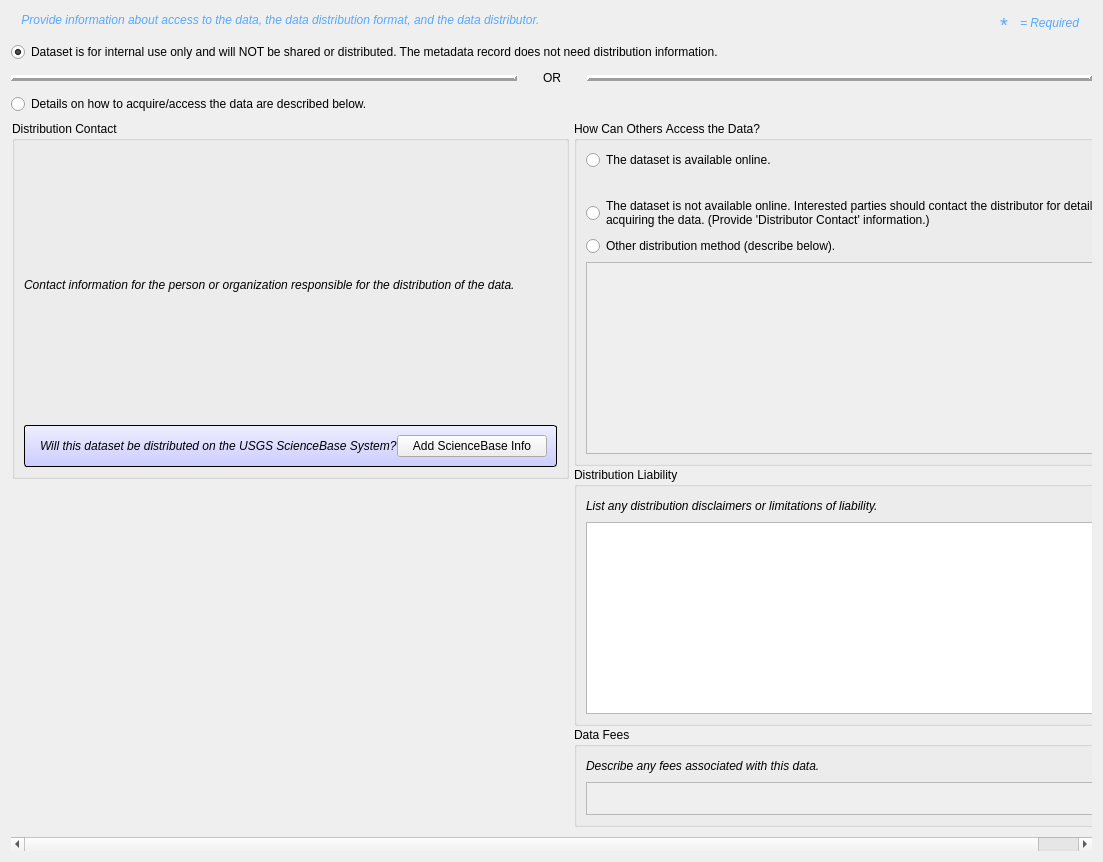
<?xml version="1.0" encoding="UTF-8"?>
<ui version="4.0">
 <class>fgdc_distinfo</class>
 <widget class="QWidget" name="fgdc_distinfo">
  <property name="geometry">
   <rect>
    <x>0</x>
    <y>0</y>
    <width>1103</width>
    <height>862</height>
   </rect>
  </property>
  <property name="windowTitle">
   <string>Form</string>
  </property>
  <layout class="QVBoxLayout" name="verticalLayout_10">
   <item>
    <widget class="QWidget" name="widget" native="true">
     <property name="sizePolicy">
      <sizepolicy hsizetype="Preferred" vsizetype="Fixed">
       <horstretch>0</horstretch>
       <verstretch>0</verstretch>
      </sizepolicy>
     </property>
     <property name="minimumSize">
      <size>
       <width>0</width>
       <height>25</height>
      </size>
     </property>
     <layout class="QHBoxLayout" name="horizontalLayout">
      <property name="leftMargin">
       <number>10</number>
      </property>
      <property name="topMargin">
       <number>2</number>
      </property>
      <property name="rightMargin">
       <number>2</number>
      </property>
      <property name="bottomMargin">
       <number>2</number>
      </property>
      <item>
       <widget class="QLabel" name="label_5">
        <property name="sizePolicy">
         <sizepolicy hsizetype="Fixed" vsizetype="Minimum">
          <horstretch>0</horstretch>
          <verstretch>0</verstretch>
         </sizepolicy>
        </property>
        <property name="minimumSize">
         <size>
          <width>15</width>
          <height>0</height>
         </size>
        </property>
        <property name="maximumSize">
         <size>
          <width>16777215</width>
          <height>20</height>
         </size>
        </property>
        <property name="font">
         <font>
          <family>Arial</family>
          <pointsize>9</pointsize>
          <weight>50</weight>
          <italic>false</italic>
          <bold>false</bold>
         </font>
        </property>
        <property name="toolTip">
         <string>Required</string>
        </property>
        <property name="text">
         <string>&lt;html&gt;&lt;head/&gt;&lt;body&gt;&lt;p&gt;&lt;span style=&quot; font-style:italic; color:#55aaff;&quot;&gt;Provide information about access to the data, the data distribution format, and the data distributor.&lt;/span&gt;&lt;/p&gt;&lt;/body&gt;&lt;/html&gt;</string>
        </property>
        <property name="textFormat">
         <enum>Qt::RichText</enum>
        </property>
        <property name="scaledContents">
         <bool>false</bool>
        </property>
        <property name="alignment">
         <set>Qt::AlignHCenter|Qt::AlignTop</set>
        </property>
        <property name="margin">
         <number>0</number>
        </property>
        <property name="indent">
         <number>0</number>
        </property>
       </widget>
      </item>
      <item>
       <spacer name="horizontalSpacer">
        <property name="orientation">
         <enum>Qt::Horizontal</enum>
        </property>
        <property name="sizeType">
         <enum>QSizePolicy::Expanding</enum>
        </property>
        <property name="sizeHint" stdset="0">
         <size>
          <width>0</width>
          <height>20</height>
         </size>
        </property>
       </spacer>
      </item>
      <item>
       <widget class="QWidget" name="widget_2" native="true">
        <property name="sizePolicy">
         <sizepolicy hsizetype="Fixed" vsizetype="Preferred">
          <horstretch>0</horstretch>
          <verstretch>0</verstretch>
         </sizepolicy>
        </property>
        <property name="minimumSize">
         <size>
          <width>100</width>
          <height>0</height>
         </size>
        </property>
        <layout class="QVBoxLayout" name="verticalLayout_7">
         <property name="leftMargin">
          <number>0</number>
         </property>
         <property name="topMargin">
          <number>0</number>
         </property>
         <property name="rightMargin">
          <number>0</number>
         </property>
         <property name="bottomMargin">
          <number>0</number>
         </property>
         <item>
          <layout class="QHBoxLayout" name="horizontalLayout_3">
           <property name="spacing">
            <number>0</number>
           </property>
           <property name="leftMargin">
            <number>5</number>
           </property>
           <property name="rightMargin">
            <number>5</number>
           </property>
           <item>
            <widget class="QLabel" name="label_4">
             <property name="sizePolicy">
              <sizepolicy hsizetype="Fixed" vsizetype="Minimum">
               <horstretch>0</horstretch>
               <verstretch>0</verstretch>
              </sizepolicy>
             </property>
             <property name="minimumSize">
              <size>
               <width>15</width>
               <height>0</height>
              </size>
             </property>
             <property name="maximumSize">
              <size>
               <width>16777215</width>
               <height>20</height>
              </size>
             </property>
             <property name="font">
              <font>
               <family>Arial</family>
               <pointsize>9</pointsize>
               <weight>50</weight>
               <italic>false</italic>
               <bold>false</bold>
              </font>
             </property>
             <property name="toolTip">
              <string>Required</string>
             </property>
             <property name="text">
              <string>&lt;html&gt;&lt;head/&gt;&lt;body&gt;&lt;p&gt;&lt;span style=&quot; font-size:15pt; color:#55aaff;&quot;&gt;*&lt;/span&gt;&lt;/p&gt;&lt;/body&gt;&lt;/html&gt;</string>
             </property>
             <property name="textFormat">
              <enum>Qt::RichText</enum>
             </property>
             <property name="scaledContents">
              <bool>true</bool>
             </property>
             <property name="alignment">
              <set>Qt::AlignBottom|Qt::AlignLeading|Qt::AlignLeft</set>
             </property>
             <property name="margin">
              <number>0</number>
             </property>
             <property name="indent">
              <number>0</number>
             </property>
            </widget>
           </item>
           <item>
            <widget class="QLabel" name="label_3">
             <property name="sizePolicy">
              <sizepolicy hsizetype="Fixed" vsizetype="Minimum">
               <horstretch>0</horstretch>
               <verstretch>0</verstretch>
              </sizepolicy>
             </property>
             <property name="maximumSize">
              <size>
               <width>16777215</width>
               <height>20</height>
              </size>
             </property>
             <property name="font">
              <font>
               <family>Arial</family>
               <pointsize>9</pointsize>
               <weight>50</weight>
               <italic>false</italic>
               <bold>false</bold>
              </font>
             </property>
             <property name="toolTip">
              <string>Required</string>
             </property>
             <property name="text">
              <string>&lt;html&gt;&lt;head/&gt;&lt;body&gt;&lt;p&gt;&lt;span style=&quot; font-style:italic; color:#55aaff;&quot;&gt;= Required&lt;/span&gt;&lt;/p&gt;&lt;/body&gt;&lt;/html&gt;</string>
             </property>
             <property name="textFormat">
              <enum>Qt::RichText</enum>
             </property>
             <property name="scaledContents">
              <bool>false</bool>
             </property>
             <property name="alignment">
              <set>Qt::AlignLeading|Qt::AlignLeft|Qt::AlignVCenter</set>
             </property>
             <property name="margin">
              <number>0</number>
             </property>
             <property name="indent">
              <number>0</number>
             </property>
            </widget>
           </item>
          </layout>
         </item>
        </layout>
       </widget>
      </item>
     </layout>
    </widget>
   </item>
   <item>
    <layout class="QVBoxLayout" name="verticalLayout_2">
     <item>
      <widget class="QRadioButton" name="radio_distno">
       <property name="text">
        <string>Dataset is for internal use only and will NOT be shared or distributed. The metadata record does not need distribution information.</string>
       </property>
       <property name="checked">
        <bool>true</bool>
       </property>
      </widget>
     </item>
     <item>
      <layout class="QHBoxLayout" name="horizontalLayout_9">
       <property name="sizeConstraint">
        <enum>QLayout::SetMaximumSize</enum>
       </property>
       <item>
        <widget class="Line" name="line">
         <property name="sizePolicy">
          <sizepolicy hsizetype="Expanding" vsizetype="Fixed">
           <horstretch>0</horstretch>
           <verstretch>0</verstretch>
          </sizepolicy>
         </property>
         <property name="maximumSize">
          <size>
           <width>16777215</width>
           <height>100</height>
          </size>
         </property>
         <property name="frameShadow">
          <enum>QFrame::Raised</enum>
         </property>
         <property name="lineWidth">
          <number>3</number>
         </property>
         <property name="orientation">
          <enum>Qt::Horizontal</enum>
         </property>
        </widget>
       </item>
       <item>
        <layout class="QHBoxLayout" name="horizontalLayout_10">
         <item>
          <spacer name="horizontalSpacer_2">
           <property name="orientation">
            <enum>Qt::Horizontal</enum>
           </property>
           <property name="sizeType">
            <enum>QSizePolicy::Fixed</enum>
           </property>
           <property name="sizeHint" stdset="0">
            <size>
             <width>20</width>
             <height>20</height>
            </size>
           </property>
          </spacer>
         </item>
         <item>
          <widget class="QLabel" name="label">
           <property name="maximumSize">
            <size>
             <width>16777215</width>
             <height>100</height>
            </size>
           </property>
           <property name="text">
            <string>OR</string>
           </property>
          </widget>
         </item>
         <item>
          <spacer name="horizontalSpacer_7">
           <property name="orientation">
            <enum>Qt::Horizontal</enum>
           </property>
           <property name="sizeType">
            <enum>QSizePolicy::Fixed</enum>
           </property>
           <property name="sizeHint" stdset="0">
            <size>
             <width>20</width>
             <height>20</height>
            </size>
           </property>
          </spacer>
         </item>
        </layout>
       </item>
       <item>
        <widget class="Line" name="line_2">
         <property name="sizePolicy">
          <sizepolicy hsizetype="Expanding" vsizetype="Fixed">
           <horstretch>0</horstretch>
           <verstretch>0</verstretch>
          </sizepolicy>
         </property>
         <property name="maximumSize">
          <size>
           <width>16777215</width>
           <height>100</height>
          </size>
         </property>
         <property name="frameShadow">
          <enum>QFrame::Raised</enum>
         </property>
         <property name="lineWidth">
          <number>3</number>
         </property>
         <property name="orientation">
          <enum>Qt::Horizontal</enum>
         </property>
        </widget>
       </item>
      </layout>
     </item>
     <item>
      <widget class="QRadioButton" name="radio_distyes">
       <property name="text">
        <string>Details on how to acquire/access the data are described below.</string>
       </property>
      </widget>
     </item>
    </layout>
   </item>
   <item>
    <widget class="QScrollArea" name="scrollArea">
     <property name="font">
      <font>
       <kerning>false</kerning>
      </font>
     </property>
     <property name="frameShape">
      <enum>QFrame::NoFrame</enum>
     </property>
     <property name="widgetResizable">
      <bool>true</bool>
     </property>
     <widget class="QWidget" name="scrollAreaWidgetContents">
      <property name="geometry">
       <rect>
        <x>0</x>
        <y>0</y>
        <width>1068</width>
        <height>717</height>
       </rect>
      </property>
      <layout class="QVBoxLayout" name="verticalLayout_3">
       <property name="spacing">
        <number>0</number>
       </property>
       <property name="leftMargin">
        <number>0</number>
       </property>
       <property name="topMargin">
        <number>0</number>
       </property>
       <property name="rightMargin">
        <number>0</number>
       </property>
       <property name="bottomMargin">
        <number>0</number>
       </property>
       <item>
        <widget class="QWidget" name="widget_distinfo" native="true">
         <property name="minimumSize">
          <size>
           <width>0</width>
           <height>0</height>
          </size>
         </property>
         <layout class="QHBoxLayout" name="horizontalLayout_2">
          <property name="leftMargin">
           <number>0</number>
          </property>
          <property name="topMargin">
           <number>0</number>
          </property>
          <property name="rightMargin">
           <number>0</number>
          </property>
          <property name="bottomMargin">
           <number>0</number>
          </property>
          <item>
           <widget class="QWidget" name="two_column" native="true">
            <layout class="QHBoxLayout" name="horizontalLayout_4">
             <property name="spacing">
              <number>3</number>
             </property>
             <property name="leftMargin">
              <number>0</number>
             </property>
             <property name="topMargin">
              <number>0</number>
             </property>
             <property name="rightMargin">
              <number>0</number>
             </property>
             <property name="bottomMargin">
              <number>0</number>
             </property>
             <item>
              <widget class="QWidget" name="two_column_left" native="true">
               <layout class="QVBoxLayout" name="verticalLayout_5">
                <property name="spacing">
                 <number>1</number>
                </property>
                <property name="leftMargin">
                 <number>1</number>
                </property>
                <property name="topMargin">
                 <number>1</number>
                </property>
                <property name="rightMargin">
                 <number>1</number>
                </property>
                <property name="bottomMargin">
                 <number>1</number>
                </property>
                <item>
                 <widget class="QGroupBox" name="fgdc_distrib">
                  <property name="sizePolicy">
                   <sizepolicy hsizetype="Preferred" vsizetype="Expanding">
                    <horstretch>0</horstretch>
                    <verstretch>0</verstretch>
                   </sizepolicy>
                  </property>
                  <property name="title">
                   <string>Distribution Contact</string>
                  </property>
                  <layout class="QVBoxLayout" name="verticalLayout_4">
                   <item>
                    <widget class="QLabel" name="label_2">
                     <property name="minimumSize">
                      <size>
                       <width>0</width>
                       <height>20</height>
                      </size>
                     </property>
                     <property name="styleSheet">
                      <string notr="true">font: italic;</string>
                     </property>
                     <property name="text">
                      <string>Contact information for the person or organization responsible for the distribution of the data.</string>
                     </property>
                     <property name="wordWrap">
                      <bool>true</bool>
                     </property>
                    </widget>
                   </item>
                   <item>
                    <widget class="QFrame" name="frame">
                     <property name="sizePolicy">
                      <sizepolicy hsizetype="Preferred" vsizetype="Fixed">
                       <horstretch>0</horstretch>
                       <verstretch>0</verstretch>
                      </sizepolicy>
                     </property>
                     <property name="styleSheet">
                      <string notr="true">QFrame#frame{ 
font: 75 10pt &quot;Arial&quot;;
border: 1px solid black;
border-radius: 3px;
background: QLinearGradient(x1: 0, y1: 0, x2: 0, y2: 1, stop: 0 #eef, stop: 1 #ccf);
}
</string>
                     </property>
                     <property name="frameShape">
                      <enum>QFrame::StyledPanel</enum>
                     </property>
                     <property name="frameShadow">
                      <enum>QFrame::Raised</enum>
                     </property>
                     <layout class="QHBoxLayout" name="horizontalLayout_8">
                      <property name="spacing">
                       <number>0</number>
                      </property>
                      <property name="leftMargin">
                       <number>0</number>
                      </property>
                      <property name="topMargin">
                       <number>0</number>
                      </property>
                      <property name="rightMargin">
                       <number>0</number>
                      </property>
                      <property name="bottomMargin">
                       <number>0</number>
                      </property>
                      <item>
                       <layout class="QVBoxLayout" name="verticalLayout_11">
                        <property name="leftMargin">
                         <number>9</number>
                        </property>
                        <property name="topMargin">
                         <number>9</number>
                        </property>
                        <property name="rightMargin">
                         <number>9</number>
                        </property>
                        <property name="bottomMargin">
                         <number>9</number>
                        </property>
                        <item>
                         <layout class="QHBoxLayout" name="horizontalLayout_5">
                          <property name="spacing">
                           <number>0</number>
                          </property>
                          <property name="leftMargin">
                           <number>6</number>
                          </property>
                          <item>
                           <widget class="QLabel" name="label_6">
                            <property name="sizePolicy">
                             <sizepolicy hsizetype="Expanding" vsizetype="Preferred">
                              <horstretch>0</horstretch>
                              <verstretch>0</verstretch>
                             </sizepolicy>
                            </property>
                            <property name="minimumSize">
                             <size>
                              <width>0</width>
                              <height>20</height>
                             </size>
                            </property>
                            <property name="styleSheet">
                             <string notr="true">font: italic;</string>
                            </property>
                            <property name="text">
                             <string>Will this dataset be distributed on the USGS ScienceBase System?</string>
                            </property>
                            <property name="wordWrap">
                             <bool>false</bool>
                            </property>
                           </widget>
                          </item>
                          <item>
                           <spacer name="horizontalSpacer_4">
                            <property name="orientation">
                             <enum>Qt::Horizontal</enum>
                            </property>
                            <property name="sizeHint" stdset="0">
                             <size>
                              <width>0</width>
                              <height>20</height>
                             </size>
                            </property>
                           </spacer>
                          </item>
                          <item>
                           <widget class="QPushButton" name="button_use_sb">
                            <property name="minimumSize">
                             <size>
                              <width>150</width>
                              <height>0</height>
                             </size>
                            </property>
                            <property name="text">
                             <string>Add ScienceBase Info</string>
                            </property>
                           </widget>
                          </item>
                         </layout>
                        </item>
                       </layout>
                      </item>
                     </layout>
                    </widget>
                   </item>
                  </layout>
                 </widget>
                </item>
                <item>
                 <spacer name="verticalSpacer">
                  <property name="orientation">
                   <enum>Qt::Vertical</enum>
                  </property>
                  <property name="sizeType">
                   <enum>QSizePolicy::Expanding</enum>
                  </property>
                  <property name="sizeHint" stdset="0">
                   <size>
                    <width>20</width>
                    <height>0</height>
                   </size>
                  </property>
                 </spacer>
                </item>
               </layout>
              </widget>
             </item>
             <item>
              <widget class="QWidget" name="two_column_right" native="true">
               <property name="sizePolicy">
                <sizepolicy hsizetype="Preferred" vsizetype="Minimum">
                 <horstretch>0</horstretch>
                 <verstretch>0</verstretch>
                </sizepolicy>
               </property>
               <layout class="QVBoxLayout" name="verticalLayout_6">
                <property name="spacing">
                 <number>1</number>
                </property>
                <property name="leftMargin">
                 <number>1</number>
                </property>
                <property name="topMargin">
                 <number>1</number>
                </property>
                <property name="rightMargin">
                 <number>1</number>
                </property>
                <property name="bottomMargin">
                 <number>1</number>
                </property>
                <item>
                 <widget class="QGroupBox" name="groupBox_3">
                  <property name="sizePolicy">
                   <sizepolicy hsizetype="Preferred" vsizetype="Fixed">
                    <horstretch>0</horstretch>
                    <verstretch>0</verstretch>
                   </sizepolicy>
                  </property>
                  <property name="title">
                   <string>How Can Others Access the Data?</string>
                  </property>
                  <layout class="QVBoxLayout" name="verticalLayout">
                   <item>
                    <widget class="QRadioButton" name="radio_online">
                     <property name="text">
                      <string>The dataset is available online.</string>
                     </property>
                    </widget>
                   </item>
                   <item>
                    <layout class="QHBoxLayout" name="horizontalLayout_7">
                     <item>
                      <spacer name="horizontalSpacer_8">
                       <property name="orientation">
                        <enum>Qt::Horizontal</enum>
                       </property>
                       <property name="sizeType">
                        <enum>QSizePolicy::Fixed</enum>
                       </property>
                       <property name="sizeHint" stdset="0">
                        <size>
                         <width>20</width>
                         <height>20</height>
                        </size>
                       </property>
                      </spacer>
                     </item>
                     <item>
                      <!-- Empty on purpose: distinfo.py adds the Data Format
                           field and the repeating URL (networkr) list here. -->
                      <layout class="QHBoxLayout" name="horizontalLayout_6"/>
                     </item>
                    </layout>
                   </item>
                   <item>
                    <widget class="QRadioButton" name="radio_dist">
                     <property name="text">
                      <string>The dataset is not available online. Interested parties should contact the distributor for details on 
acquiring the data. (Provide 'Distributor Contact' information.)</string>
                     </property>
                    </widget>
                   </item>
                   <item>
                    <widget class="QRadioButton" name="radio_otherdist">
                     <property name="text">
                      <string>Other distribution method (describe below).</string>
                     </property>
                    </widget>
                   </item>
                   <item>
                    <widget class="QPlainTextEdit" name="fgdc_custom">
                     <property name="enabled">
                      <bool>false</bool>
                     </property>
                     <property name="maximumSize">
                      <size>
                       <width>16777215</width>
                       <height>16777215</height>
                      </size>
                     </property>
                    </widget>
                   </item>
                  </layout>
                 </widget>
                </item>
                <item>
                 <widget class="QGroupBox" name="groupBox">
                  <property name="sizePolicy">
                   <sizepolicy hsizetype="Preferred" vsizetype="Minimum">
                    <horstretch>0</horstretch>
                    <verstretch>0</verstretch>
                   </sizepolicy>
                  </property>
                  <property name="maximumSize">
                   <size>
                    <width>16777215</width>
                    <height>16777215</height>
                   </size>
                  </property>
                  <property name="title">
                   <string>Distribution Liability</string>
                  </property>
                  <layout class="QVBoxLayout" name="verticalLayout_8">
                   <item>
                    <widget class="QLabel" name="label_10">
                     <property name="sizePolicy">
                      <sizepolicy hsizetype="Preferred" vsizetype="Fixed">
                       <horstretch>0</horstretch>
                       <verstretch>0</verstretch>
                      </sizepolicy>
                     </property>
                     <property name="minimumSize">
                      <size>
                       <width>0</width>
                       <height>20</height>
                      </size>
                     </property>
                     <property name="styleSheet">
                      <string notr="true">font: italic;</string>
                     </property>
                     <property name="text">
                      <string>List any distribution disclaimers or limitations of liability.</string>
                     </property>
                     <property name="wordWrap">
                      <bool>true</bool>
                     </property>
                    </widget>
                   </item>
                   <item>
                    <widget class="GrowingTextEdit" name="fgdc_distliab">
                     <property name="sizePolicy">
                      <sizepolicy hsizetype="Expanding" vsizetype="Minimum">
                       <horstretch>0</horstretch>
                       <verstretch>0</verstretch>
                      </sizepolicy>
                     </property>
                    </widget>
                   </item>
                  </layout>
                 </widget>
                </item>
                <item>
                 <widget class="QGroupBox" name="group_datafees">
                  <property name="maximumSize">
                   <size>
                    <width>16777215</width>
                    <height>100</height>
                   </size>
                  </property>
                  <property name="title">
                   <string>Data Fees</string>
                  </property>
                  <layout class="QVBoxLayout" name="verticalLayout_9">
                   <item>
                    <widget class="QLabel" name="label_12">
                     <property name="minimumSize">
                      <size>
                       <width>0</width>
                       <height>20</height>
                      </size>
                     </property>
                     <property name="styleSheet">
                      <string notr="true">font: italic;</string>
                     </property>
                     <property name="text">
                      <string>Describe any fees associated with this data.</string>
                     </property>
                     <property name="wordWrap">
                      <bool>true</bool>
                     </property>
                    </widget>
                   </item>
                   <item>
                    <widget class="QPlainTextEdit" name="fgdc_fees">
                     <property name="enabled">
                      <bool>false</bool>
                     </property>
                     <property name="maximumSize">
                      <size>
                       <width>16777215</width>
                       <height>50</height>
                      </size>
                     </property>
                    </widget>
                   </item>
                  </layout>
                 </widget>
                </item>
                <item>
                 <spacer name="verticalSpacer_2">
                  <property name="orientation">
                   <enum>Qt::Vertical</enum>
                  </property>
                  <property name="sizeType">
                   <enum>QSizePolicy::Expanding</enum>
                  </property>
                  <property name="sizeHint" stdset="0">
                   <size>
                    <width>20</width>
                    <height>0</height>
                   </size>
                  </property>
                 </spacer>
                </item>
               </layout>
               <zorder>groupBox_3</zorder>
               <zorder>groupBox</zorder>
               <zorder>group_datafees</zorder>
               <zorder>verticalSpacer_2</zorder>
              </widget>
             </item>
            </layout>
           </widget>
          </item>
         </layout>
        </widget>
       </item>
      </layout>
     </widget>
    </widget>
   </item>
  </layout>
 </widget>
 <customwidgets>
  <customwidget>
   <class>GrowingTextEdit</class>
   <extends>QPlainTextEdit</extends>
   <header>growingtextedit</header>
  </customwidget>
 </customwidgets>
 <resources/>
 <connections/>
</ui>
